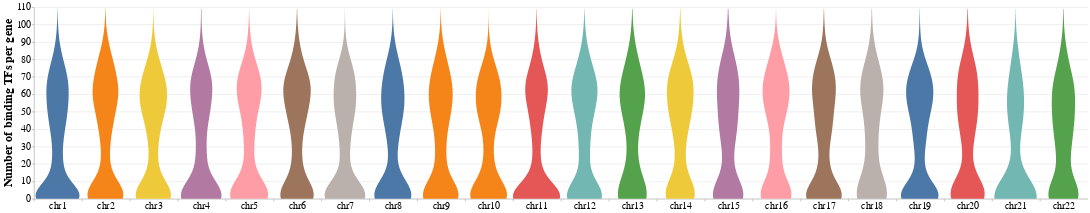

Notebook cell for this chart:
### Code cell
alt.Chart(numTFs_auto_sep).transform_density(
    'numTFs', groupby=['type'], as_=['number_TFs', 'density'],
).mark_area(orient='horizontal').encode(
    alt.Y('number_TFs:Q', title="Number of binding TFs per gene", axis=alt.Axis(labelFontSize=20, titleFontSize=25)),
    alt.X('density:Q', stack='center', title=None, axis=alt.Axis(labels=False, values=[0],grid=False, ticks=True)),
    alt.Color('type:N', title="", legend=None),
    alt.Column('type:N',title="", header=alt.Header(titleOrient='bottom',labelOrient='bottom',labelPadding=0, labelFontSize=20), sort=autosomes)
).properties(height=400, width=100).configure_facet(spacing=0).configure_view(stroke=None)

### Figure 1 — Vega-Lite specification as saved in the notebook (floating-point values rounded to 4 significant figures; data arrays with more than 128 entries replaced by an {"elided": "..."} marker saying what was removed)
{"config": {"view": {"continuousWidth": 400, "continuousHeight": 300, "stroke": null}, "facet": {"spacing": 0}}, "data": {"name": "data-e2d725a4c7e60a7e5d34bc0f47ae1235"}, "mark": {"type": "area", "orient": "horizontal"}, "encoding": {"color": {"type": "nominal", "field": "type", "legend": null, "title": ""}, "column": {"type": "nominal", "field": "type", "header": {"labelFontSize": 20, "labelOrient": "bottom", "labelPadding": 0, "titleOrient": "bottom"}, "sort": ["chr1", "chr2", "chr3", "chr4", "chr5", "chr6", "chr7", "chr8", "chr9", "chr10", "chr11", "chr12", "chr13", "chr14", "chr15", "chr16", "chr17", "chr18", "chr19", "chr20", "chr21", "chr22"], "title": ""}, "x": {"type": "quantitative", "axis": {"grid": false, "labels": false, "ticks": true, "values": [0]}, "field": "density", "stack": "center", "title": null}, "y": {"type": "quantitative", "axis": {"labelFontSize": 20, "titleFontSize": 25}, "field": "number_TFs", "title": "Number of binding TFs per gene"}}, "height": 400, "transform": [{"density": "numTFs", "groupby": ["type"], "as": ["number_TFs", "density"]}], "width": 100, "$schema": "https://vega.github.io/schema/vega-lite/v4.8.1.json", "datasets": {"data-e2d725a4c7e60a7e5d34bc0f47ae1235": {"elided": "18289 records"}}}
